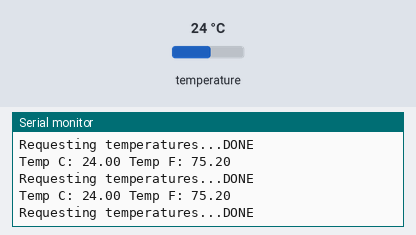
Simulated run of this sketch. Board: ESP32. On the bench: the last lines printed to the serial monitor. Inputs (shaded band) come from the test bench; at power-on: temperature 24 °C.

Above: at 1.3 s.
1.4 s: temperature set to 12 °C
At 1.54 s:
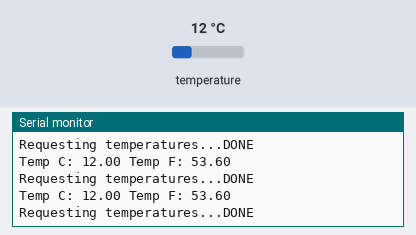
4.4 s: temperature set to 19 °C
At 10.31 s:
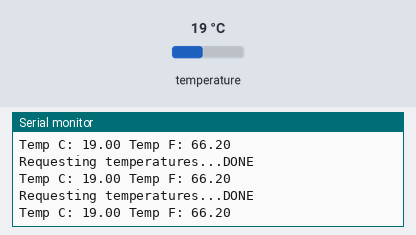
Timing chart, 0 to 11.8 s (numbered marks = the images above; inputs shaded):
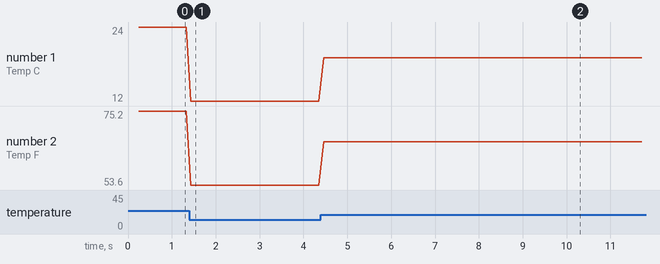

Measured:
- after the input at 1.4 s, the serial monitor: prints a new line at once (image 1)
- after the input at 4.4 s, the serial monitor: prints a new line after 0.06 s (image 2)
- plotted number 1: 24 → 12 after the input at 1.4 s, 12 → 19 after the input at 4.4 s
- plotted number 2: 75.2 → 53.6 after the input at 1.4 s, 53.6 → 66.2 after the input at 4.4 s

The sketch:

temperature.ino
```cpp
// Include the libraries we need
#include <OneWire.h>
#include <DallasTemperature.h>

// Data wire is plugged into port 4 on the esp32
#define ONE_WIRE_BUS 4

// Setup a oneWire instance to communicate with any OneWire devices (not just Maxim/Dallas temperature ICs)
OneWire oneWire(ONE_WIRE_BUS);

// Pass our oneWire reference to Dallas Temperature.
DallasTemperature sensors(&oneWire);

// arrays to hold device address
DeviceAddress insideThermometer;

/*
 * Setup function. Here we do the basics
 */
void setup(void)
{
  // start serial port
  Serial.begin(9600);
  Serial.println("Dallas Temperature IC Control Library Demo");

  // locate devices on the bus
  Serial.print("Locating devices...");
  sensors.begin();
  Serial.print("Found ");
  Serial.print(sensors.getDeviceCount(), DEC);
  Serial.println(" devices.");

  // report parasite power requirements
  Serial.print("Parasite power is: ");
  if (sensors.isParasitePowerMode()) Serial.println("ON");
  else Serial.println("OFF");

  // Assign address manually. The addresses below will beed to be changed to valid device addresses on your bus. Device address can be retrieved by using either oneWire.search(deviceAddress) or individually via
  // sensors.getAddress(deviceAddress, index)
  if (!sensors.getAddress(insideThermometer, 0)) Serial.println("Unable to find address for Device 0");

  Serial.print("Device 0 Address: ");
  printAddress(insideThermometer);
  Serial.println();

  // set the resolution to 9 bit (Each Dallas/Maxim device is capable of several different resolutions)
  sensors.setResolution(insideThermometer, 9);

  Serial.print("Device 0 Resolution: ");
  Serial.print(sensors.getResolution(insideThermometer), DEC);
  Serial.println();
}

// function to print the temperature for a device
void printTemperature(DeviceAddress deviceAddress)
{
  float tempC = sensors.getTempC(deviceAddress);
  if(tempC == DEVICE_DISCONNECTED_C)
  {
    Serial.println("Error: Could not read temperature data");
    return;
  }
  Serial.print("Temp C: ");
  Serial.print(tempC);
  Serial.print(" Temp F: ");
  Serial.println(DallasTemperature::toFahrenheit(tempC)); // Converts tempC to Fahrenheit
}
void loop(void)
{
  // call sensors.requestTemperatures() to issue a global temperature
  // request to all devices on the bus
  Serial.print("Requesting temperatures...");
  sensors.requestTemperatures(); // Send the command to get temperatures
  Serial.println("DONE");

  // It responds almost immediately. Let's print out the data
  printTemperature(insideThermometer); // Use a simple function to print out the data
}

// function to print a device address
void printAddress(DeviceAddress deviceAddress)
{
  for (uint8_t i = 0; i < 8; i++)
  {
    if (deviceAddress[i] < 16) Serial.print("0");
    Serial.print(deviceAddress[i], HEX);
  }
}
```
